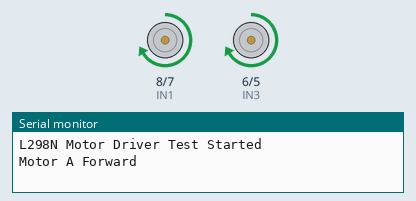
This sketch was run on a simulated Arduino Uno, built with avr-gcc and run on an emulated ATmega328P. On the bench: motor-driver pin pairs drawn as motors (green arrow = first pin HIGH = forward, orange = second pin HIGH = backward, longer = more drive, scaled by the enable pin), the last lines printed to the serial monitor.

Above: at 1.5 s.
At 6.5 s:
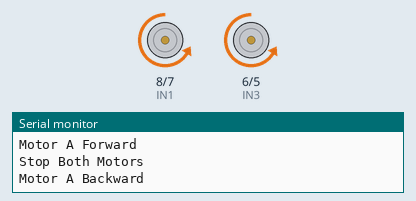
At 9.5 s:
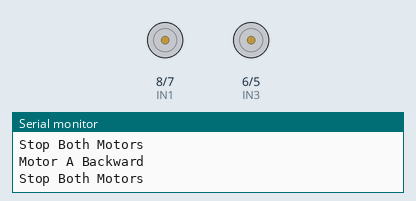
Timing chart, 0 to 14.3 s (numbered marks = the images above):
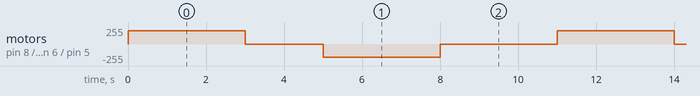

Measured:
- by itself, motor on pin 8 (IN1) / pin 7 (IN2), motor on pin 6 (IN3) / pin 5 (IN4): repeats every 11.0 s: stopped 2.0 s, backward 200/255 3.0 s, stopped 3.0 s, forward 200/255 3.0 s

The sketch:

car_project.ino
```cpp
// L298N Motor Driver Test Code (2 Motors)

#define ENA 9
#define IN1 8
#define IN2 7

#define ENB 10
#define IN3 6
#define IN4 5

void setup() {
  pinMode(ENA, OUTPUT);
  pinMode(IN1, OUTPUT);
  pinMode(IN2, OUTPUT);

  pinMode(ENB, OUTPUT);
  pinMode(IN3, OUTPUT);
  pinMode(IN4, OUTPUT);

  Serial.begin(9600);
  Serial.println("L298N Motor Driver Test Started");
}

void loop() {

  // ---------- MOTOR A FORWARD ----------
  Serial.println("Motor A Forward");
  digitalWrite(IN1, HIGH);
  digitalWrite(IN2, LOW);
  analogWrite(ENA, 200);

  // ---------- MOTOR B FORWARD ----------
  digitalWrite(IN3, HIGH);
  digitalWrite(IN4, LOW);
  analogWrite(ENB, 200);

  delay(3000);

  // ---------- STOP BOTH ----------
  Serial.println("Stop Both Motors");
  analogWrite(ENA, 0);
  analogWrite(ENB, 0);
  delay(2000);

  // ---------- MOTOR A BACKWARD ----------
  Serial.println("Motor A Backward");
  digitalWrite(IN1, LOW);
  digitalWrite(IN2, HIGH);
  analogWrite(ENA, 200);

  // ---------- MOTOR B BACKWARD ----------
  digitalWrite(IN3, LOW);
  digitalWrite(IN4, HIGH);
  analogWrite(ENB, 200);

  delay(3000);

  // ---------- STOP BOTH ----------
  Serial.println("Stop Both Motors");
  analogWrite(ENA, 0);
  analogWrite(ENB, 0);
  delay(3000);
}
```
